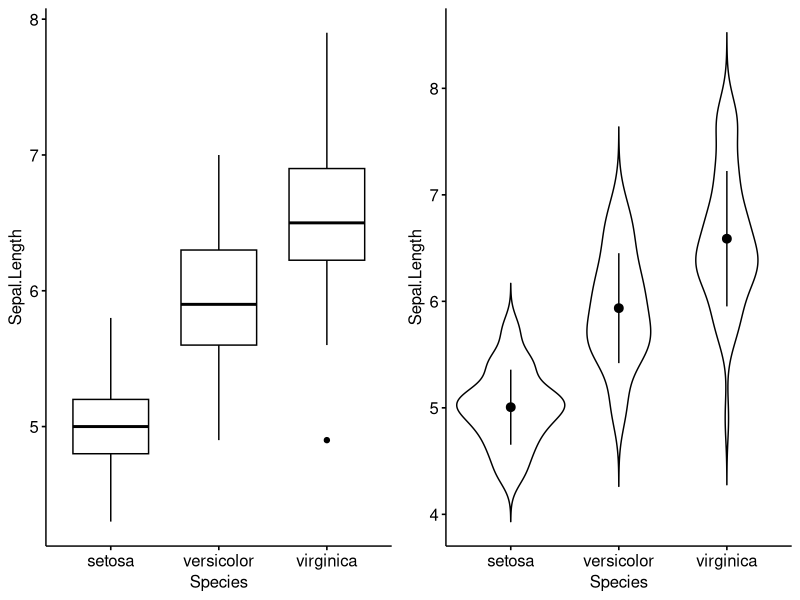

Reproduce this figure in R.
library(ggpubr)


### Name: as_ggplot
### Title: Storing grid.arrange() arrangeGrob() and plots
### Aliases: as_ggplot

### ** Examples

# Creat some plots
bxp <- ggboxplot(iris, x = "Species", y = "Sepal.Length")
vp <- ggviolin(iris, x = "Species", y = "Sepal.Length",
              add = "mean_sd")

# Arrange the plots in one page
# Returns a gtable (grob) object
library(gridExtra)
gt <- arrangeGrob(bxp, vp, ncol = 2)

# Transform to a ggplot and print
as_ggplot(gt)
